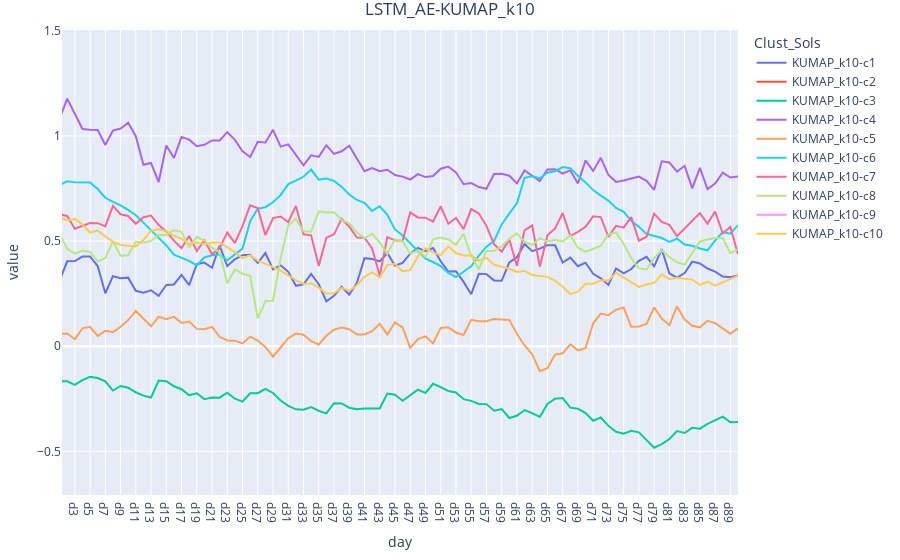

Notebook code for this chart:
### Code cell
sol = 'KUMAP_k10'
sol_rows = []
for name in sol_names:
    n = name.split('-')[0]
    if n == sol:
        sol_rows.append(name)
        
df_centroids_melt = df_centroids[df_centroids['Clust_Sols'].isin(sol_rows)]
df_centroids_melt = pd.melt(df_centroids_melt, id_vars=['Clust_Sols'], value_vars=window_cols,
        var_name='day', value_name='value')

fig = px.line(df_centroids_melt, x="day", y="value", color='Clust_Sols')
fig.update_layout(margin=dict(l=20, r=20, t=30, b=20),
                 title={'text':f'{Model_Name}-{sol}', 'xanchor':'center', 'x':0.5})
fig.show()

### Figure 1 — Plotly figure (JSON) as saved in the notebook; plotly's stock layout.template omitted (floating-point values rounded to 4 significant figures)
{"data": [{"hovertemplate": "Clust_Sols=KUMAP_k10-c1<br>day=%{x}<br>value=%{y}<extra></extra>", "legendgroup": "KUMAP_k10-c1", "line": {"color": "#636efa", "dash": "solid"}, "marker": {"symbol": "circle"}, "mode": "lines", "name": "KUMAP_k10-c1", "orientation": "v", "showlegend": true, "type": "scatter", "visible": true, "x": ["d1", "d2", "d3", "d4", "d5", "d6", "d7", "d8", "d9", "d10", "d11", "d12", "d13", "d14", "d15", "d16", "d17", "d18", "d19", "d20", "d21", "d22", "d23", "d24", "d25", "d26", "d27", "d28", "d29", "d30", "d31", "d32", "d33", "d34", "d35", "d36", "d37", "d38", "d39", "d40", "d41", "d42", "d43", "d44", "d45", "d46", "d47", "d48", "d49", "d50", "d51", "d52", "d53", "d54", "d55", "d56", "d57", "d58", "d59", "d60", "d61", "d62", "d63", "d64", "d65", "d66", "d67", "d68", "d69", "d70", "d71", "d72", "d73", "d74", "d75", "d76", "d77", "d78", "d79", "d80", "d81", "d82", "d83", "d84", "d85", "d86", "d87", "d88", "d89", "d90"], "xaxis": "x", "y": [0.3113, 0.4038, 0.4049, 0.4265, 0.4267, 0.3813, 0.2519, 0.3331, 0.3237, 0.3262, 0.2638, 0.2549, 0.2662, 0.2398, 0.2917, 0.2941, 0.3394, 0.291, 0.3901, 0.3977, 0.3734, 0.479, 0.3817, 0.4134, 0.4333, 0.4355, 0.3959, 0.4434, 0.3657, 0.3849, 0.3538, 0.2875, 0.2939, 0.3437, 0.2947, 0.2133, 0.2404, 0.2831, 0.2453, 0.3005, 0.4189, 0.4146, 0.4032, 0.4436, 0.383, 0.3968, 0.4402, 0.4677, 0.4523, 0.4671, 0.404, 0.3549, 0.357, 0.3062, 0.2476, 0.3446, 0.343, 0.3132, 0.3118, 0.3984, 0.4232, 0.4864, 0.452, 0.4642, 0.4802, 0.4798, 0.3984, 0.4216, 0.3808, 0.3974, 0.3447, 0.3232, 0.2917, 0.3701, 0.3464, 0.3671, 0.4061, 0.4254, 0.3801, 0.4621, 0.346, 0.3261, 0.3481, 0.4025, 0.3934, 0.3696, 0.3552, 0.3313, 0.3281, 0.3364], "yaxis": "y"}, {"hovertemplate": "Clust_Sols=KUMAP_k10-c2<br>day=%{x}<br>value=%{y}<extra></extra>", "legendgroup": "KUMAP_k10-c2", "line": {"color": "#EF553B", "dash": "solid"}, "marker": {"symbol": "circle"}, "mode": "lines", "name": "KUMAP_k10-c2", "orientation": "v", "showlegend": true, "type": "scatter", "visible": true, "x": ["d1", "d2", "d3", "d4", "d5", "d6", "d7", "d8", "d9", "d10", "d11", "d12", "d13", "d14", "d15", "d16", "d17", "d18", "d19", "d20", "d21", "d22", "d23", "d24", "d25", "d26", "d27", "d28", "d29", "d30", "d31", "d32", "d33", "d34", "d35", "d36", "d37", "d38", "d39", "d40", "d41", "d42", "d43", "d44", "d45", "d46", "d47", "d48", "d49", "d50", "d51", "d52", "d53", "d54", "d55", "d56", "d57", "d58", "d59", "d60", "d61", "d62", "d63", "d64", "d65", "d66", "d67", "d68", "d69", "d70", "d71", "d72", "d73", "d74", "d75", "d76", "d77", "d78", "d79", "d80", "d81", "d82", "d83", "d84", "d85", "d86", "d87", "d88", "d89", "d90"], "xaxis": "x", "y": [-7, -7, -7, -7, -7, -7, -7, -7, -7, -7, -7, -7, -7, -7, -7, -7, -7, -7, -7, -7, -7, -7, -7, -7, -7, -7, -7, -7, -7, -7, -7, -7, -7, -7, -7, -7, -7, -7, -7, -7, -7, -7, -7, -7, -7, -7, -7, -7, -7, -7, -7, -7, -7, -7, -7, -7, -7, -7, -7, -7, -7, -7, -7, -7, -7, -7, -7, -7, -7, -7, -7, -7, -7, -7, -7, -7, -7, -7, -7, -7, -7, -7, -7, -7, -7, -7, -7, -7, -7, -7], "yaxis": "y"}, {"hovertemplate": "Clust_Sols=KUMAP_k10-c3<br>day=%{x}<br>value=%{y}<extra></extra>", "legendgroup": "KUMAP_k10-c3", "line": {"color": "#00cc96", "dash": "solid"}, "marker": {"symbol": "circle"}, "mode": "lines", "name": "KUMAP_k10-c3", "orientation": "v", "showlegend": true, "type": "scatter", "visible": true, "x": ["d1", "d2", "d3", "d4", "d5", "d6", "d7", "d8", "d9", "d10", "d11", "d12", "d13", "d14", "d15", "d16", "d17", "d18", "d19", "d20", "d21", "d22", "d23", "d24", "d25", "d26", "d27", "d28", "d29", "d30", "d31", "d32", "d33", "d34", "d35", "d36", "d37", "d38", "d39", "d40", "d41", "d42", "d43", "d44", "d45", "d46", "d47", "d48", "d49", "d50", "d51", "d52", "d53", "d54", "d55", "d56", "d57", "d58", "d59", "d60", "d61", "d62", "d63", "d64", "d65", "d66", "d67", "d68", "d69", "d70", "d71", "d72", "d73", "d74", "d75", "d76", "d77", "d78", "d79", "d80", "d81", "d82", "d83", "d84", "d85", "d86", "d87", "d88", "d89", "d90"], "xaxis": "x", "y": [-0.1664, -0.1664, -0.184, -0.1609, -0.1455, -0.1509, -0.1664, -0.2105, -0.1889, -0.1975, -0.2188, -0.2349, -0.2436, -0.1628, -0.1663, -0.1902, -0.2044, -0.2331, -0.2236, -0.2516, -0.2439, -0.2446, -0.2206, -0.2494, -0.2636, -0.2239, -0.2233, -0.2031, -0.2221, -0.2583, -0.2835, -0.2998, -0.3021, -0.2889, -0.307, -0.3194, -0.2709, -0.272, -0.2923, -0.3, -0.2965, -0.2955, -0.2957, -0.2248, -0.2303, -0.2588, -0.2308, -0.2065, -0.2223, -0.1787, -0.194, -0.2128, -0.2195, -0.2518, -0.2597, -0.2741, -0.2752, -0.3067, -0.2984, -0.3412, -0.3307, -0.3034, -0.3179, -0.3362, -0.2746, -0.2491, -0.2463, -0.292, -0.2968, -0.3178, -0.354, -0.339, -0.3785, -0.4069, -0.4163, -0.4023, -0.4095, -0.4451, -0.4825, -0.4652, -0.4409, -0.4035, -0.4125, -0.3875, -0.3923, -0.3694, -0.3512, -0.3347, -0.3616, -0.3599], "yaxis": "y"}, {"hovertemplate": "Clust_Sols=KUMAP_k10-c4<br>day=%{x}<br>value=%{y}<extra></extra>", "legendgroup": "KUMAP_k10-c4", "line": {"color": "#ab63fa", "dash": "solid"}, "marker": {"symbol": "circle"}, "mode": "lines", "name": "KUMAP_k10-c4", "orientation": "v", "showlegend": true, "type": "scatter", "visible": true, "x": ["d1", "d2", "d3", "d4", "d5", "d6", "d7", "d8", "d9", "d10", "d11", "d12", "d13", "d14", "d15", "d16", "d17", "d18", "d19", "d20", "d21", "d22", "d23", "d24", "d25", "d26", "d27", "d28", "d29", "d30", "d31", "d32", "d33", "d34", "d35", "d36", "d37", "d38", "d39", "d40", "d41", "d42", "d43", "d44", "d45", "d46", "d47", "d48", "d49", "d50", "d51", "d52", "d53", "d54", "d55", "d56", "d57", "d58", "d59", "d60", "d61", "d62", "d63", "d64", "d65", "d66", "d67", "d68", "d69", "d70", "d71", "d72", "d73", "d74", "d75", "d76", "d77", "d78", "d79", "d80", "d81", "d82", "d83", "d84", "d85", "d86", "d87", "d88", "d89", "d90"], "xaxis": "x", "y": [1.083, 1.178, 1.105, 1.033, 1.029, 1.029, 0.957, 1.026, 1.035, 1.063, 0.9987, 0.8629, 0.8712, 0.7807, 0.9547, 0.8955, 0.9951, 0.9825, 0.9512, 0.9581, 0.9786, 0.9785, 1.018, 0.9812, 0.9272, 0.8999, 0.9719, 0.9688, 1.029, 0.9491, 0.9598, 0.9092, 0.8606, 0.9077, 0.9006, 0.9555, 0.9146, 0.9271, 0.9538, 0.8929, 0.8326, 0.847, 0.8326, 0.8391, 0.8142, 0.8066, 0.7929, 0.8187, 0.8045, 0.8094, 0.8444, 0.8542, 0.827, 0.7704, 0.7758, 0.757, 0.7489, 0.8192, 0.82, 0.8108, 0.7744, 0.8362, 0.8094, 0.7858, 0.8403, 0.842, 0.8213, 0.8362, 0.7741, 0.8842, 0.8333, 0.8962, 0.8144, 0.7817, 0.7882, 0.7957, 0.8066, 0.7864, 0.7439, 0.8793, 0.8737, 0.8302, 0.858, 0.7505, 0.8483, 0.7476, 0.7737, 0.8258, 0.8024, 0.8067], "yaxis": "y"}, {"hovertemplate": "Clust_Sols=KUMAP_k10-c5<br>day=%{x}<br>value=%{y}<extra></extra>", "legendgroup": "KUMAP_k10-c5", "line": {"color": "#FFA15A", "dash": "solid"}, "marker": {"symbol": "circle"}, "mode": "lines", "name": "KUMAP_k10-c5", "orientation": "v", "showlegend": true, "type": "scatter", "visible": true, "x": ["d1", "d2", "d3", "d4", "d5", "d6", "d7", "d8", "d9", "d10", "d11", "d12", "d13", "d14", "d15", "d16", "d17", "d18", "d19", "d20", "d21", "d22", "d23", "d24", "d25", "d26", "d27", "d28", "d29", "d30", "d31", "d32", "d33", "d34", "d35", "d36", "d37", "d38", "d39", "d40", "d41", "d42", "d43", "d44", "d45", "d46", "d47", "d48", "d49", "d50", "d51", "d52", "d53", "d54", "d55", "d56", "d57", "d58", "d59", "d60", "d61", "d62", "d63", "d64", "d65", "d66", "d67", "d68", "d69", "d70", "d71", "d72", "d73", "d74", "d75", "d76", "d77", "d78", "d79", "d80", "d81", "d82", "d83", "d84", "d85", "d86", "d87", "d88", "d89", "d90"], "xaxis": "x", "y": [0.05895, 0.06097, 0.03366, 0.08524, 0.09224, 0.04936, 0.07322, 0.06645, 0.09256, 0.1243, 0.1675, 0.1324, 0.09504, 0.1402, 0.1282, 0.1396, 0.1111, 0.1174, 0.08263, 0.0809, 0.09251, 0.04495, 0.02757, 0.0265, 0.01357, 0.04566, 0.02738, -0.003275, -0.04932, -0.005915, 0.03853, 0.06003, 0.05459, 0.02462, 0.008231, 0.04973, 0.0789, 0.0886, 0.08068, 0.05616, 0.05584, 0.0717, 0.1065, 0.05619, 0.1132, 0.08932, -0.00737, 0.03438, 0.04664, 0.0135, 0.08726, 0.09061, 0.06554, 0.05391, 0.1256, 0.1191, 0.1192, 0.1294, 0.1278, 0.1245, 0.05916, 0.003884, -0.03857, -0.1182, -0.1041, -0.03942, -0.03352, 0.009401, -0.01922, -0.008804, 0.1092, 0.1551, 0.1481, 0.1742, 0.1841, 0.09259, 0.09387, 0.106, 0.1848, 0.1319, 0.1002, 0.1895, 0.1267, 0.09743, 0.08993, 0.1212, 0.1099, 0.08422, 0.05987, 0.0848], "yaxis": "y"}, {"hovertemplate": "Clust_Sols=KUMAP_k10-c6<br>day=%{x}<br>value=%{y}<extra></extra>", "legendgroup": "KUMAP_k10-c6", "line": {"color": "#19d3f3", "dash": "solid"}, "marker": {"symbol": "circle"}, "mode": "lines", "name": "KUMAP_k10-c6", "orientation": "v", "showlegend": true, "type": "scatter", "visible": true, "x": ["d1", "d2", "d3", "d4", "d5", "d6", "d7", "d8", "d9", "d10", "d11", "d12", "d13", "d14", "d15", "d16", "d17", "d18", "d19", "d20", "d21", "d22", "d23", "d24", "d25", "d26", "d27", "d28", "d29", "d30", "d31", "d32", "d33", "d34", "d35", "d36", "d37", "d38", "d39", "d40", "d41", "d42", "d43", "d44", "d45", "d46", "d47", "d48", "d49", "d50", "d51", "d52", "d53", "d54", "d55", "d56", "d57", "d58", "d59", "d60", "d61", "d62", "d63", "d64", "d65", "d66", "d67", "d68", "d69", "d70", "d71", "d72", "d73", "d74", "d75", "d76", "d77", "d78", "d79", "d80", "d81", "d82", "d83", "d84", "d85", "d86", "d87", "d88", "d89", "d90"], "xaxis": "x", "y": [0.7654, 0.785, 0.7794, 0.7807, 0.7789, 0.7475, 0.7061, 0.6861, 0.6704, 0.6481, 0.6231, 0.5878, 0.5505, 0.5163, 0.4794, 0.4356, 0.4216, 0.4063, 0.3841, 0.4224, 0.4326, 0.4361, 0.4088, 0.4367, 0.4642, 0.594, 0.6542, 0.6612, 0.6846, 0.7186, 0.7708, 0.7872, 0.8065, 0.8401, 0.7924, 0.7978, 0.7862, 0.7586, 0.7213, 0.6957, 0.6816, 0.6433, 0.6658, 0.6253, 0.5554, 0.5268, 0.4905, 0.4557, 0.4166, 0.4006, 0.3811, 0.3492, 0.329, 0.3541, 0.3805, 0.4312, 0.4735, 0.5005, 0.5792, 0.632, 0.6798, 0.8012, 0.8087, 0.7988, 0.8255, 0.8321, 0.8521, 0.8469, 0.8102, 0.7791, 0.7425, 0.7164, 0.6925, 0.6574, 0.6393, 0.5966, 0.5677, 0.5341, 0.523, 0.5145, 0.4957, 0.5112, 0.4836, 0.4775, 0.4651, 0.4565, 0.5019, 0.5426, 0.5349, 0.5762], "yaxis": "y"}, {"hovertemplate": "Clust_Sols=KUMAP_k10-c7<br>day=%{x}<br>value=%{y}<extra></extra>", "legendgroup": "KUMAP_k10-c7", "line": {"color": "#FF6692", "dash": "solid"}, "marker": {"symbol": "circle"}, "mode": "lines", "name": "KUMAP_k10-c7", "orientation": "v", "showlegend": true, "type": "scatter", "visible": true, "x": ["d1", "d2", "d3", "d4", "d5", "d6", "d7", "d8", "d9", "d10", "d11", "d12", "d13", "d14", "d15", "d16", "d17", "d18", "d19", "d20", "d21", "d22", "d23", "d24", "d25", "d26", "d27", "d28", "d29", "d30", "d31", "d32", "d33", "d34", "d35", "d36", "d37", "d38", "d39", "d40", "d41", "d42", "d43", "d44", "d45", "d46", "d47", "d48", "d49", "d50", "d51", "d52", "d53", "d54", "d55", "d56", "d57", "d58", "d59", "d60", "d61", "d62", "d63", "d64", "d65", "d66", "d67", "d68", "d69", "d70", "d71", "d72", "d73", "d74", "d75", "d76", "d77", "d78", "d79", "d80", "d81", "d82", "d83", "d84", "d85", "d86", "d87", "d88", "d89", "d90"], "xaxis": "x", "y": [0.6272, 0.6194, 0.5589, 0.5745, 0.5863, 0.5852, 0.5701, 0.6679, 0.6277, 0.6195, 0.5823, 0.6138, 0.6211, 0.5762, 0.5459, 0.5022, 0.4665, 0.5244, 0.4528, 0.5042, 0.4371, 0.4673, 0.5415, 0.4904, 0.5716, 0.6704, 0.6568, 0.5283, 0.6097, 0.6167, 0.5897, 0.6674, 0.5326, 0.5277, 0.3815, 0.5158, 0.5321, 0.6063, 0.5682, 0.5172, 0.5161, 0.4648, 0.3355, 0.5189, 0.5038, 0.5007, 0.6368, 0.6127, 0.6116, 0.5929, 0.665, 0.5823, 0.6103, 0.5565, 0.6524, 0.6314, 0.5725, 0.4857, 0.45, 0.5075, 0.3823, 0.551, 0.5743, 0.3783, 0.5281, 0.5603, 0.6337, 0.5249, 0.5437, 0.5678, 0.6176, 0.6142, 0.5198, 0.5725, 0.5638, 0.6141, 0.5019, 0.5209, 0.6304, 0.591, 0.5771, 0.5238, 0.5616, 0.5944, 0.6329, 0.583, 0.6404, 0.5373, 0.5668, 0.4374], "yaxis": "y"}, {"hovertemplate": "Clust_Sols=KUMAP_k10-c8<br>day=%{x}<br>value=%{y}<extra></extra>", "legendgroup": "KUMAP_k10-c8", "line": {"color": "#B6E880", "dash": "solid"}, "marker": {"symbol": "circle"}, "mode": "lines", "name": "KUMAP_k10-c8", "orientation": "v", "showlegend": true, "type": "scatter", "visible": true, "x": ["d1", "d2", "d3", "d4", "d5", "d6", "d7", "d8", "d9", "d10", "d11", "d12", "d13", "d14", "d15", "d16", "d17", "d18", "d19", "d20", "d21", "d22", "d23", "d24", "d25", "d26", "d27", "d28", "d29", "d30", "d31", "d32", "d33", "d34", "d35", "d36", "d37", "d38", "d39", "d40", "d41", "d42", "d43", "d44", "d45", "d46", "d47", "d48", "d49", "d50", "d51", "d52", "d53", "d54", "d55", "d56", "d57", "d58", "d59", "d60", "d61", "d62", "d63", "d64", "d65", "d66", "d67", "d68", "d69", "d70", "d71", "d72", "d73", "d74", "d75", "d76", "d77", "d78", "d79", "d80", "d81", "d82", "d83", "d84", "d85", "d86", "d87", "d88", "d89", "d90"], "xaxis": "x", "y": [0.5355, 0.4631, 0.4404, 0.4554, 0.4491, 0.403, 0.4192, 0.4986, 0.4305, 0.4325, 0.497, 0.4933, 0.5009, 0.5306, 0.5286, 0.552, 0.5442, 0.47, 0.5201, 0.5025, 0.4689, 0.4463, 0.2999, 0.3651, 0.3449, 0.3354, 0.1322, 0.2141, 0.216, 0.4178, 0.5755, 0.6063, 0.5453, 0.5456, 0.6409, 0.6356, 0.6374, 0.6006, 0.5846, 0.5407, 0.514, 0.5341, 0.4936, 0.4382, 0.5087, 0.4992, 0.4401, 0.4561, 0.4241, 0.5082, 0.5164, 0.5079, 0.4835, 0.535, 0.4292, 0.3662, 0.4529, 0.4537, 0.4744, 0.5114, 0.536, 0.4958, 0.4816, 0.5141, 0.4978, 0.5054, 0.4982, 0.528, 0.4688, 0.4495, 0.4625, 0.478, 0.5321, 0.5414, 0.4862, 0.4182, 0.371, 0.3652, 0.419, 0.4565, 0.4246, 0.3992, 0.3881, 0.4446, 0.4984, 0.5076, 0.5145, 0.5146, 0.4422, 0.4607], "yaxis": "y"}, {"hovertemplate": "Clust_Sols=KUMAP_k10-c9<br>day=%{x}<br>value=%{y}<extra></extra>", "legendgroup": "KUMAP_k10-c9", "line": {"color": "#FF97FF", "dash": "solid"}, "marker": {"symbol": "circle"}, "mode": "lines", "name": "KUMAP_k10-c9", "orientation": "v", "showlegend": true, "type": "scatter", "visible": true, "x": ["d1", "d2", "d3", "d4", "d5", "d6", "d7", "d8", "d9", "d10", "d11", "d12", "d13", "d14", "d15", "d16", "d17", "d18", "d19", "d20", "d21", "d22", "d23", "d24", "d25", "d26", "d27", "d28", "d29", "d30", "d31", "d32", "d33", "d34", "d35", "d36", "d37", "d38", "d39", "d40", "d41", "d42", "d43", "d44", "d45", "d46", "d47", "d48", "d49", "d50", "d51", "d52", "d53", "d54", "d55", "d56", "d57", "d58", "d59", "d60", "d61", "d62", "d63", "d64", "d65", "d66", "d67", "d68", "d69", "d70", "d71", "d72", "d73", "d74", "d75", "d76", "d77", "d78", "d79", "d80", "d81", "d82", "d83", "d84", "d85", "d86", "d87", "d88", "d89", "d90"], "xaxis": "x", "y": [-4.315, -4.365, -4.34, -4.006, -4.848, -5.348, -6.167, -6.55, -6.55, -6.567, -6.167, -6.565, -6.615, -7, -7, -7, -7, -6.55, -6.585, -6.635, -7, -7, -6.55, -6.55, -6.55, -6.55, -6.55, -6.581, -6.631, -7, -7, -7, -6.55, -6.563, -6.613, -7, -6.55, -6.55, -6.602, -6.602, -7, -7, -7, -7, -7, -7, -6.1, -6.114, -5.714, -5.714, -5.264, -5.676, -5.326, -6.125, -5.341, -5.679, -5.729, -6.1, -6.1, -6.1, -5.666, -5.266, -5.714, -5.65, -5.668, -5.299, -5.749, -6.168, -6.55, -6.613, -7, -7, -7, -7, -7, -7, -7, -7, -7, -7, -7, -7, -7, -7, -7, -7, -7, -7, -6.55, -6.1], "yaxis": "y"}, {"hovertemplate": "Clust_Sols=KUMAP_k10-c10<br>day=%{x}<br>value=%{y}<extra></extra>", "legendgroup": "KUMAP_k10-c10", "line": {"color": "#FECB52", "dash": "solid"}, "marker": {"symbol": "circle"}, "mode": "lines", "name": "KUMAP_k10-c10", "orientation": "v", "showlegend": true, "type": "scatter", "visible": true, "x": ["d1", "d2", "d3", "d4", "d5", "d6", "d7", "d8", "d9", "d10", "d11", "d12", "d13", "d14", "d15", "d16", "d17", "d18", "d19", "d20", "d21", "d22", "d23", "d24", "d25", "d26", "d27", "d28", "d29", "d30", "d31", "d32", "d33", "d34", "d35", "d36", "d37", "d38", "d39", "d40", "d41", "d42", "d43", "d44", "d45", "d46", "d47", "d48", "d49", "d50", "d51", "d52", "d53", "d54", "d55", "d56", "d57", "d58", "d59", "d60", "d61", "d62", "d63", "d64", "d65", "d66", "d67", "d68", "d69", "d70", "d71", "d72", "d73", "d74", "d75", "d76", "d77", "d78", "d79", "d80", "d81", "d82", "d83", "d84", "d85", "d86", "d87", "d88", "d89", "d90"], "xaxis": "x", "y": [0.6127, 0.5984, 0.6055, 0.5792, 0.5408, 0.5498, 0.5227, 0.4972, 0.4816, 0.4799, 0.4748, 0.5063, 0.5485, 0.5564, 0.5478, 0.5255, 0.5116, 0.485, 0.4938, 0.4835, 0.4939, 0.4931, 0.472, 0.4477, 0.4189, 0.4322, 0.4073, 0.3902, 0.3764, 0.36, 0.3374, 0.3141, 0.2965, 0.2997, 0.2784, 0.2507, 0.2515, 0.2778, 0.2637, 0.2904, 0.3303, 0.3507, 0.3279, 0.3861, 0.3924, 0.3557, 0.3624, 0.427, 0.4661, 0.4461, 0.4327, 0.4746, 0.4435, 0.432, 0.4332, 0.4068, 0.4201, 0.3872, 0.3783, 0.3685, 0.3534, 0.359, 0.3385, 0.3358, 0.33, 0.3122, 0.2827, 0.2481, 0.2598, 0.2975, 0.2975, 0.3138, 0.3122, 0.3489, 0.3266, 0.3039, 0.2823, 0.2933, 0.3016, 0.3407, 0.3191, 0.3262, 0.3225, 0.3169, 0.2921, 0.3062, 0.2885, 0.3043, 0.3196, 0.3361], "yaxis": "y"}], "layout": {"autosize": true, "legend": {"title": {"text": "Clust_Sols"}, "tracegroupgap": 0}, "margin": {"b": 20, "l": 20, "r": 20, "t": 30}, "title": {"text": "LSTM_AE-KUMAP_k10", "x": 0.5, "xanchor": "center"}, "xaxis": {"anchor": "y", "autorange": false, "domain": [0, 1], "range": [0.3179, 89], "title": {"text": "day"}, "type": "category"}, "yaxis": {"anchor": "x", "autorange": false, "domain": [0, 1], "range": [-0.7073, 1.504], "title": {"text": "value"}, "type": "linear"}}}
